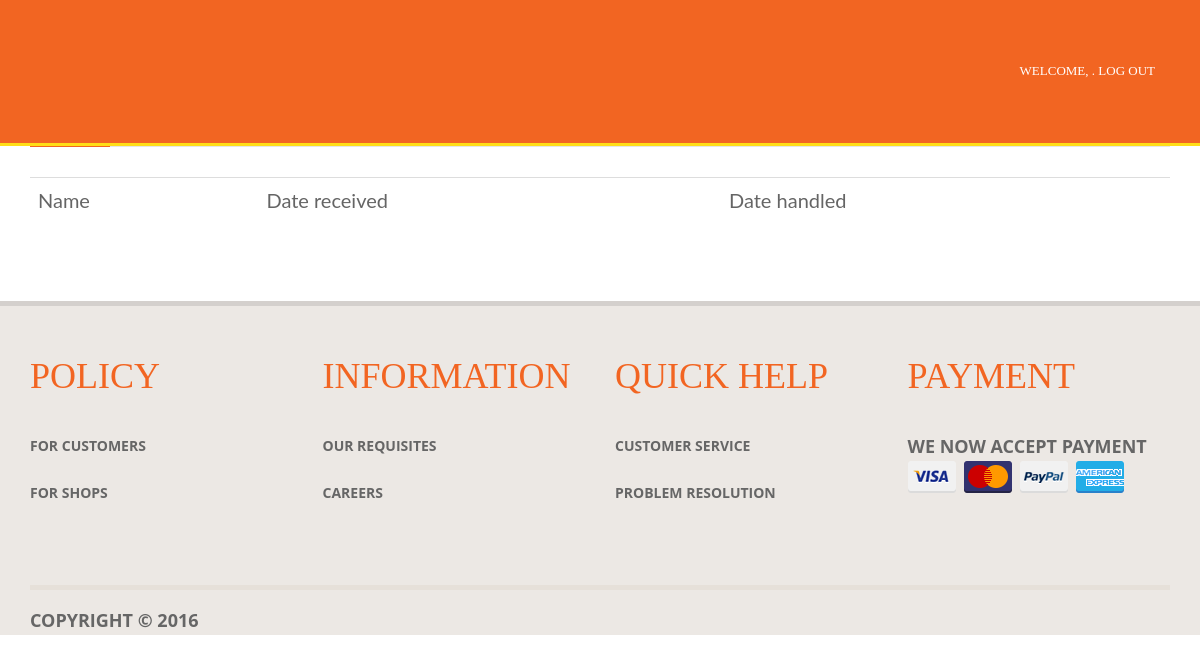
The page /parcels_taken/ on the database as committed earlier.
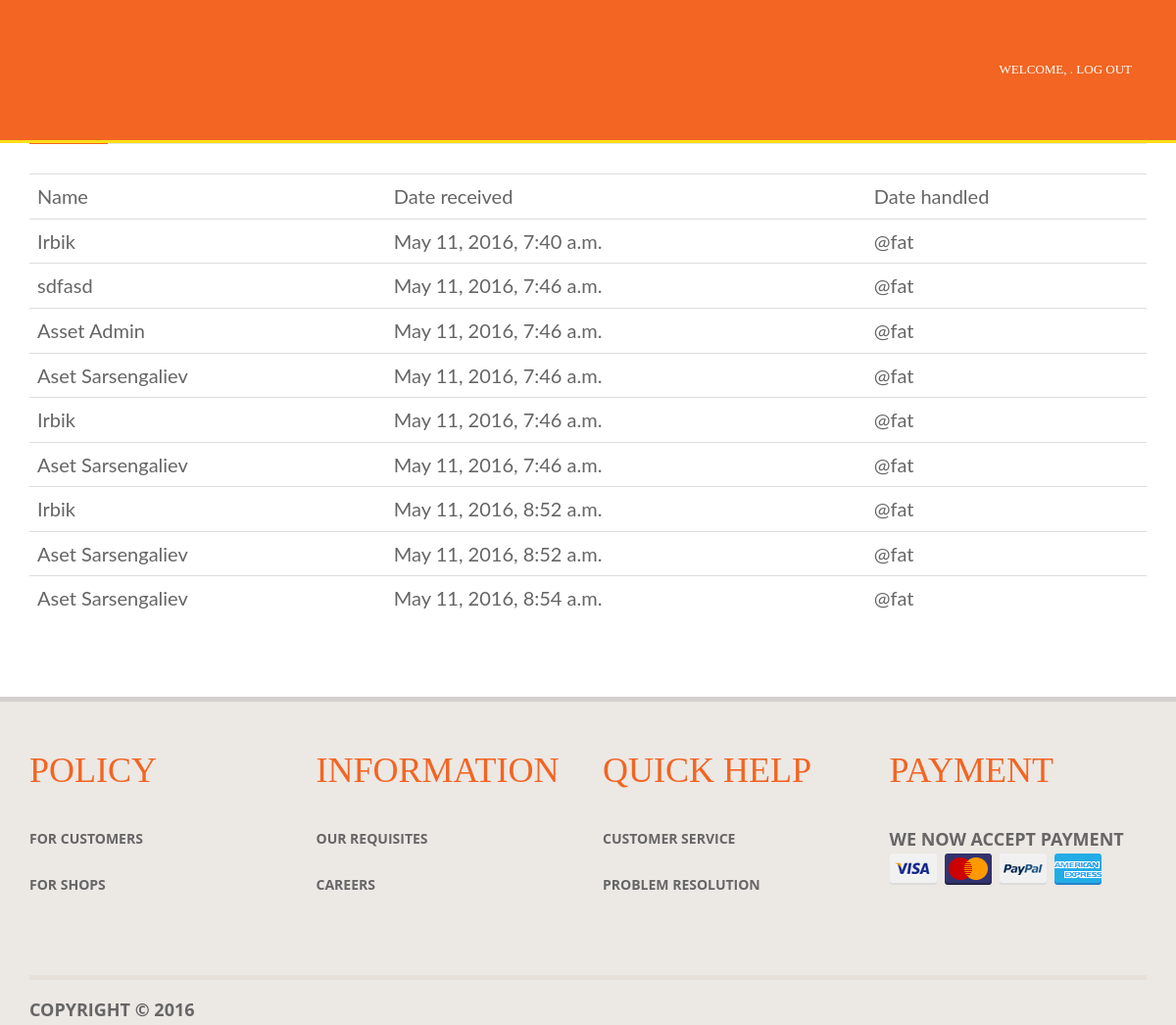
The same page on the database as committed later.
### book/models.py (models this page shows)
class Parcel(models.Model):
	address = models.ForeignKey(Address)
	date = models.DateTimeField(default=datetime.now())
	status = models.BooleanField(default = False)
	name = models.CharField(max_length=128, default="")
	def __unicode__(self):
		return self.name

### book/views.py (the view)
# urls.py: url(r'^parcels_taken/$', views.parcels_taken),
def parcels_taken(request):
	context_dict = {}
	context_dict["parcels"] = Parcel.objects.filter(status = True)
	return render(request, 'shopkeeper/parcels_taken.html', context_dict)

### templates/shopkeeper/parcels_taken.html (shortened to what this page needs)
{% extends 'app/account.html' %}
{% load staticfiles %}
{% block menu_block %}
<li><a href="/shopkeeper/">Clients</a></li>
<li class="chosen_item"><a href="/parcels_taken/">Parcels taken</a></li>
{% endblock %}
{% block body_block %}
<div class="row">
<div class="col-md-12">
  <div class="portlet portlet-default">
    <div class="portlet-header">
      <h4 class="portlet-title">
      </h4>
    </div>
    <div class="portlet-body">
    <table class="table">
      <tbody>
        <tr>
          <td>Name</td>
          <td>Date received</td>
          <td>Date handled</td>
        </tr>
        {% for parcel in parcels %}
        <tr>
          <td> {{ parcel }}</td>
          <td>{{ parcel.date }}</td>
          <td>@fat</td>
        </tr>
        {% endfor %}
      </tbody>
    </table>
    </div>
  </div>
</div>
</div>
<br><br>
{% endblock %}

### templates/app/account.html (shortened to what this page needs)
<!DOCTYPE html>
<html lang="en"><head><meta http-equiv="Content-Type" content="text/html; charset=UTF-8">
{% load staticfiles %}
<link rel="stylesheet" href="{% static 'app/css/bootstrap.css' %}">
<link rel="stylesheet" href="{% static 'app/css/main.css' %}">
<link rel="stylesheet" href="{% static 'app/css/styles.css' %}">
<link rel='stylesheet' href='{% static 'app/css/a.css' %}'>
  <link rel="stylesheet" href="{% static 'app/css/brands/animate.css' %}">
  <link rel="stylesheet" href="{% static 'app/css/brands/line-icons.css' %}.">
  <link rel="stylesheet" href="{% static 'app/css/brands/font-awesome.min.css' %}">
  <link rel="stylesheet" href="{% static 'app/css/brands/img-hover.css' %}">
<link rel='stylesheet' href='a.css'>
<link rel="stylesheet" href="{% static 'app/css/mvpready-admin.css' %}">
<meta name="robots" content="none"></head>
<body>
<div class="wrapper">
<header class="header">
<nav class="navbar navbar-top-bar navbar-static-top navbar-collapse collapse navbar-fixed-top">
<div class="container">
<ul class="navbar-nav nav navbar-right">
<li><a href="/logout/">Welcome, {{ user.first_name }} {{ user.last_name }}. LOG OUT</a></li>
</ul>
</div>
</nav>
 <div id="navbar-1">
    <nav id="navbar" class="navbar navbar-default navbar-static" role="navigation">
    <div class="container">
      <div class="row">
        <div class="col-xs-12">
            <ul class="nav navbar-nav">
              {% block menu_block %}{% endblock %}
            </ul>
        </div>
      </div>
    </div>
    </nav>
  </div>
</header>
<div class="content">
<div class="home page">
<br>
<div class="container">
{% block body_block %}{% endblock %}
</div>
<footer class="footer">
<div class="main-footer">
<div class="container">
<div class="row footer-widgets">
<div class="col-md-3 col-sm-6 col-xs-12">
<div class="module">
<div class="module-heading">
<h4 class="module-title">POLICY</h4>
</div>
<div class="module-body">
<ul class="list-unstyled list-link">
<li><a href="#">For customers</a></li>
<li><a href="#">For shops</a></li>
</ul>
</div>
</div>
 </div>
<div class="col-md-3 col-sm-6 col-xs-12">
<div class="module">
<div class="module-heading">
<h4 class="module-title">Information</h4>
</div>
<div class="module-body">
<ul class="list-unstyled list-link">
<li><a href="#">Our requisites</a></li>
<li><a href="#">Careers</a></li>
</ul>
</div>
</div>
 </div>
<div class="col-md-3 col-sm-6 col-xs-12">
<div class="module">
<div class="module-heading">
<h4 class="module-title">Quick Help</h4>
</div>
<div class="module-body">
<ul class="list-unstyled list-link">
<li><a href="#">Customer Service</a></li>
<li><a href="#">Problem Resolution</a></li>
</ul>
</div>
</div>
</div>
<div class="col-md-3 col-sm-6 col-xs-12">
<div class="module">
<div class="module-heading">
<h4 class="module-title">Payment</h4>
<p class="module-subtitle">We now accept payment</p>
</div>
<div class="module-body">
<ul class="nav nav-pills payment-list">
<li><img src="{% static 'app/img/visa.png' %}"></li>
<li><img src="{% static 'app/img/mastercard.png' %}"></li>
<li><img src="{% static 'app/img/paypal.png' %}"></li>
<li><img src="{% static 'app/img/americanexpress.png' %}"></li>
</ul>
</div>
</div>
 </div>
</div>
<div class="navbar-footer navbar-static-bottom clearfix">
<p class="navbar-text">Copyright © 2016</p>
</div>
</div>
</div>
</footer>
 </div>
</body></html>

### static/app/css/main.css (style rules this page uses)
html,body { width: 100%; height: 100%; margin: 0px; padding: 0px; overflow-x: hidden; }
.navbar-default .navbar-nav > li > a { color: #777; }
.navbar-nav > li > a { padding-top: 10px; padding-bottom: 10px; line-height: 20px; }
.nav > li > a { position: relative; display: block; padding: 10px 15px; }
* { -webkit-box-sizing: border-box; -moz-box-sizing: border-box; box-sizing: border-box; }
body { font-family: "Raleway", Lucida Sans Unicode, Verdana, Helvetica, sans-serif; line-height: 24px; color: #999999; font-size: 14px; }
.header { background-color: #ece8e4; }
.header .navbar-top-bar { background-color: #463f39; -moz-box-shadow: 0 3px #35302b; -webkit-box-shadow: 0 3px #35302b; box-shadow: 0 3px #35302b; min-height: 0; margin-bottom: 0; }
.header .navbar-top-bar .navbar-nav > li > a { text-transform: uppercase; font-weight: 500; padding-top: 11px; padding-bottom: 11px; }
.module .module-title { font-size: 36px; text-transform: uppercase; color: #21B68E; line-height: 30px; font-weight: 500; }
.module .module-subtitle { font-size: 18px; line-height: 30px; font-weight: bold; text-transform: uppercase; color: #666666; }
.footer .main-footer { background-color: #ece8e4; -moz-box-shadow: inset 0 5px rgba(0, 0, 0, 0.1); -webkit-box-shadow: inset 0 5px rgba(0, 0, 0, 0.1); box-shadow: inset 0 5px rgba(0, 0, 0, 0.1); }
.footer .main-footer .footer-widgets { padding-top: 60px; padding-bottom: 60px; }
.footer .main-footer .footer-widgets .list-link > li > a { color: #666666; line-height: 30px; font-size: 14px; text-transform: uppercase; }
.footer .main-footer .navbar-static-bottom { border-top: 5px solid #e6e0d9; margin-bottom: 0; }
a, a:hover, a:focus, a:active { color: #F26522; }
.module .module-title { color: #F26522; }
.footer .main-footer .footer-widgets .list-link > li > a { color: #666666; line-height: 30px; font-size: 14px; text-transform: uppercase; display: block; }
.header .navbar-top-bar { background-color: #f26522; -moz-box-shadow: 0 3px #ffde17; -webkit-box-shadow: 0 3px #ffde17; box-shadow: 0 3px #ffde17; min-height: 0; margin-bottom: 0; }
.header .navbar-top-bar .navbar-nav > li > a { background-color: #f26522; color: #FFF; text-transform: uppercase; font-weight: 500; padding-top: 11px; padding-bottom: 11px; font-family: 'RobotoBlack'; }
.header .navbar-default .navbar-nav > li > a { color: #463f39; text-transform: uppercase; font-size: 18px; font-weight: 500; padding: 10px 22px; font-family: 'RobotoBlack'; }
.header .navbar-default .navbar-nav { margin-top: 55px; }
.table { margin-top: 20px; }
.table > tbody tr td { font-family: Lato; font-size: 20px; vertical-align: middle; }
.list-link li { margin-bottom: 17px; font-weight: bold; }
.footer-widgets .module-title { margin-bottom: 40px; }
.payment-list li { margin-right: 2px; }
.module .module-title { font-size: 36px; text-transform: uppercase; line-height: 30px; font-weight: 500; font-family: 'RobotoBlack'; }
.navbar-footer .navbar-text { font-size: 18px; text-transform: uppercase; font-weight: bold; color: #666; margin-left: 0px; }
@media (min-width: 980px) and (max-width: 1278px) { .navbar-top-bar.navbar-static-top { display: none; } }
@media (min-width: 980px) and (max-width: 1278px) { .header .navbar-default .navbar-nav { margin-top: 0px; } }
@media (min-width: 980px) and (max-width: 1278px) { .nav.navbar-nav.navbar-right { margin: 50px 0; } }

### static/app/css/styles.css (style rules this page uses)
html { -webkit-font-smoothing:antialiased; }
body { font: 12px/1.5em Arial, Helvetica, sans-serif, "Arial Narrow";color:#656565; }
img { border:0; }
ul, li { list-style:none;margin: 0px;padding: 0px; }
a { text-decoration:none; }
div { position:relative }
.chosen_item { background-color: #E7E7E7; }

Rows that differ between the two databases and show on the page:
added Parcel: name "Irbik", date "May 11, 2016, 7:40 a.m."
added Parcel: name "sdfasd", date "May 11, 2016, 7:46 a.m."
added Parcel: name "Asset Admin", date "May 11, 2016, 7:46 a.m."
added Parcel: name "Aset Sarsengaliev", date "May 11, 2016, 7:46 a.m."
added Parcel: name "Irbik", date "May 11, 2016, 7:46 a.m."
added Parcel: name "Aset Sarsengaliev", date "May 11, 2016, 7:46 a.m."
added Parcel: name "Irbik", date "May 11, 2016, 8:52 a.m."
added Parcel: name "Aset Sarsengaliev", date "May 11, 2016, 8:52 a.m."
added Parcel: name "Aset Sarsengaliev", date "May 11, 2016, 8:54 a.m."
